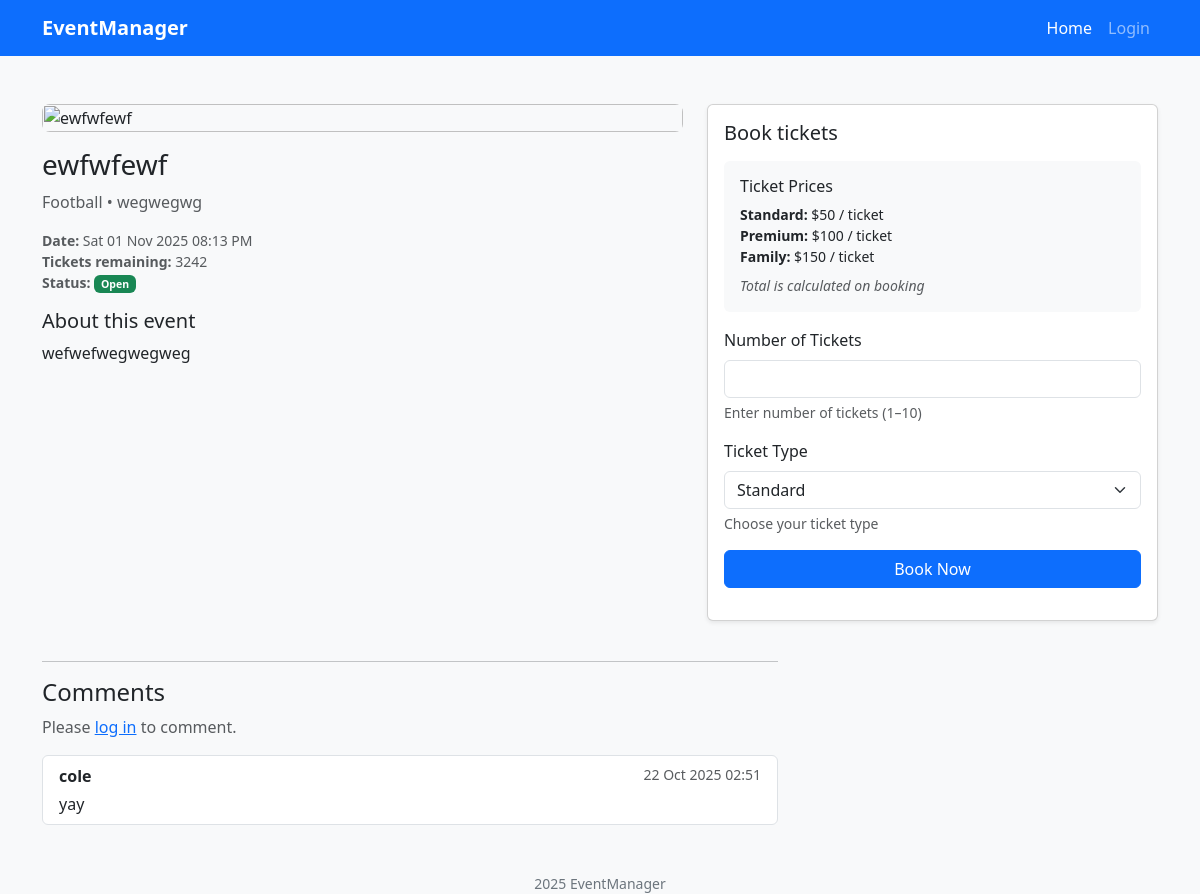
Before: /event/1 with the older database file.
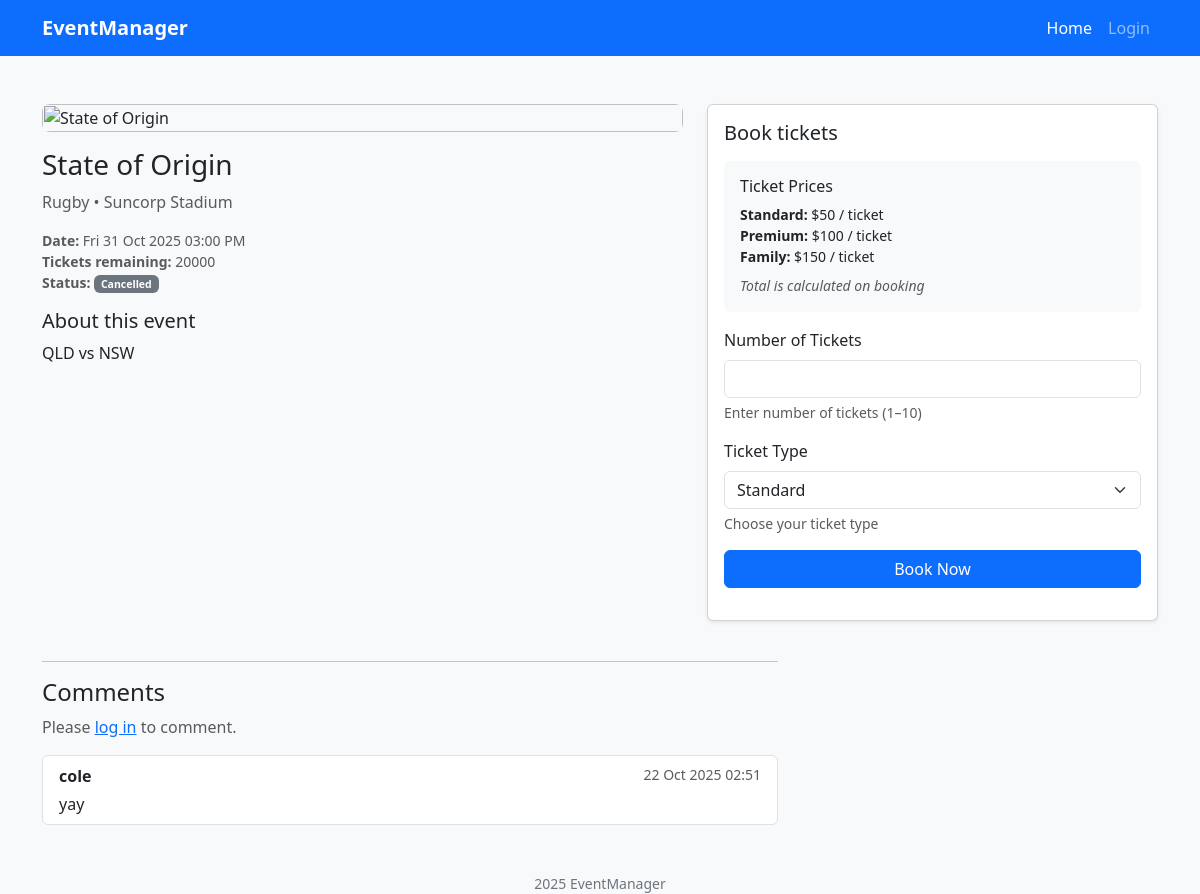
After: the same page with the newer database file.
### website/models.py (models this page shows)
class Event(db.Model):
    __tablename__ = 'event'
    id = db.Column(db.Integer, primary_key=True)
    eventname = db.Column(db.String(80)) #
    category = db.Column(db.String(80)) #picklist
    description = db.Column(db.String(250))
    eventdate = db.Column (db.DateTime) #need to be adjusted
    starttime = db.Column (db.DateTime) #need to be adjusted
    endtime = db.Column (db.DateTime) #need to be adjusted
    venue = db.Column(db.String(80))
    image = db.Column(db.String(80))
    numticket = db.Column (db.Integer)
    orders = db.relationship('Order', backref='event')
    owner_id = db.Column(db.Integer, db.ForeignKey('users.id'), nullable=False)
    status   = db.Column(db.String(20), default='Open')
    comments = db.relationship(
    'Comment',
    backref='event',
    lazy='dynamic',
    cascade='all, delete-orphan',
    order_by="desc(Comment.created_at)")

### website/views.py (the view, shortened to what this page needs)
@main_bp.route('/event/<int:event_id>', methods=['GET', 'POST'])
def event(event_id):
    form = BookingForm()
    comment_form = CommentForm()
    ev = Event.query.get_or_404(event_id)
    comments = ev.comments.all()
    return render_template(
        'event.html',
        event=ev,                    # pass DB object as "event"
        comment_form=comment_form,
        comments=comments,
        booking_form=form
    )

### website/forms.py
class BookingForm(FlaskForm):
    ticketQty = IntegerField("Number of Tickets", validators=[InputRequired()])
    ticketType = SelectField("Ticket Type", choices=[("Standard", "Standard"), ("Premium", "Premium"), ("Family", "Family")], validators=[InputRequired()])
    submit = SubmitField("Book Now")

class CommentForm(FlaskForm):
    text = TextAreaField(
        "Add a comment",
        validators=[InputRequired(), Length(max=400)]
    )
    submit = SubmitField("Post")

### website/templates/event.html (shortened to what the changed rows need)
{% extends "base.html" %}
{% block content %}
<section class="container py-5">
  <div class="row g-4 align-items-start">
    <div class="col-12 col-lg-7">
      {% if event and event.image %}
        {% if event.image.startswith('http') %}
          <img src="{{ event.image }}" class="w-100 rounded-3 mb-3" alt="{{ event.eventname }}">
        {% else %}
          <img src="{{ url_for('static', filename='img/' ~ event.image) }}" class="w-100 rounded-3 mb-3" alt="{{ event.eventname }}">
        {% endif %}
      {% endif %}
      <h1 class="h3 mb-2">{{ event.eventname if event else 'Event' }}</h1>
      <p class="text-muted mb-3">
        {% if event %}{{ event.category }} • {{ event.venue }}{% endif %}
      </p>
      <ul class="list-unstyled small text-muted">
        {% if event and event.eventdate %}
          <li><strong>Date:</strong> {{ event.eventdate.strftime('%a %d %b %Y %I:%M %p') }}</li>
        {% endif %}
        {% if event and event.numticket is not none %}
          <li><strong>Tickets remaining:</strong> {{ event.numticket }}</li>
        {% endif %}
        {% if event %}
          <li><strong>Status:</strong>
            <span class="badge
              {% if event.status == 'Open' %}bg-success
              {% elif event.status == 'Sold Out' %}bg-danger
              {% else %}bg-secondary{% endif %}">
              {{ event.status }}
            </span>
          </li>
        {% endif %}
      </ul>
      {% if event and event.description %}
        <div class="mt-3">
          <h2 class="h5">About this event</h2>
          <p class="mb-0">{{ event.description }}</p>
        </div>
      {% endif %}
    </div>
    <div class="col-12 col-lg-5">
      <div class="card shadow-sm sticky-lg">
        <div class="card-body">
          <h2 class="h5 mb-3">Book tickets</h2>
        </div>
      </div>
    </div>
  </div>
</section>
{% endblock %}

Changed rows visible on the page:
changed Event: eventname "ewfwfewf" → "State of Origin"; category "Football" → "Rugby"; venue "wegwegwg" → "Suncorp Stadium"; eventdate "Sat 01 Nov 2025 08:13 PM" → "Fri 31 Oct 2025 03:00 PM"; numticket "3242" → "20000"; status "Open" → "Cancelled"; description "wefwefwegwegweg" → "QLD vs NSW"
